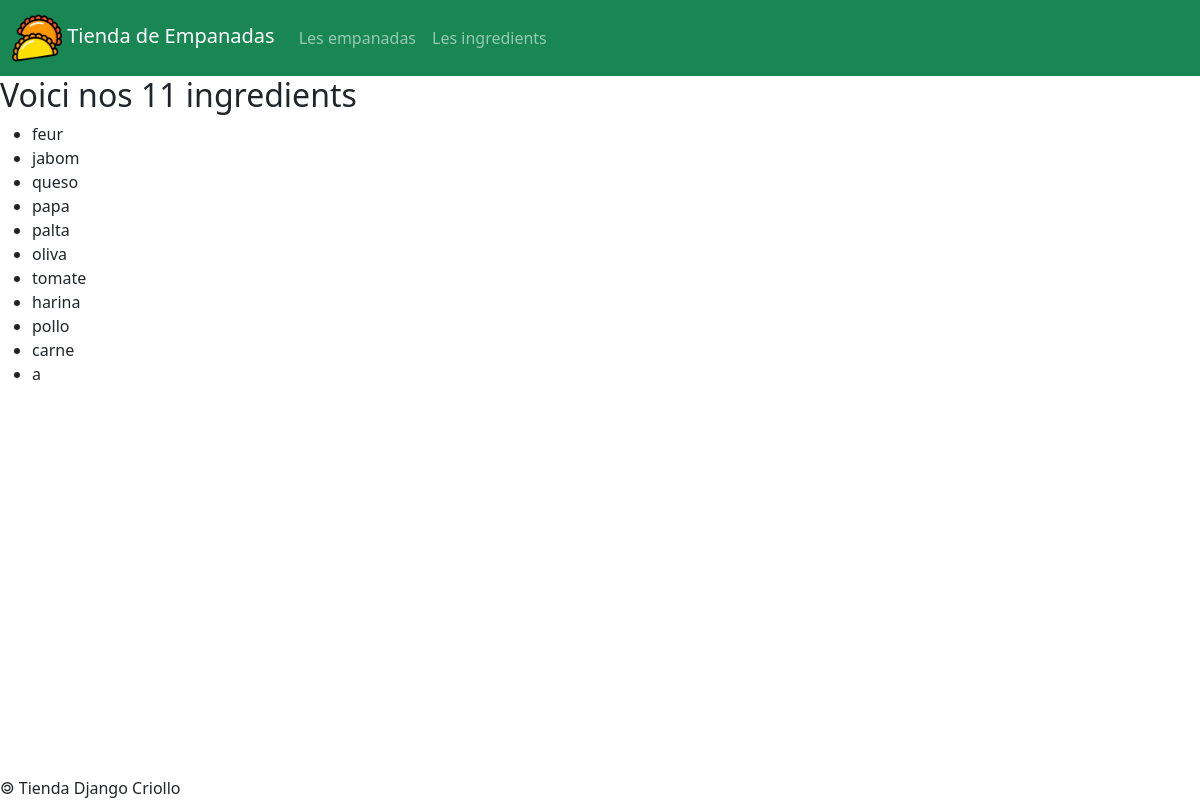
Before: /ingredients/ with the older database file.
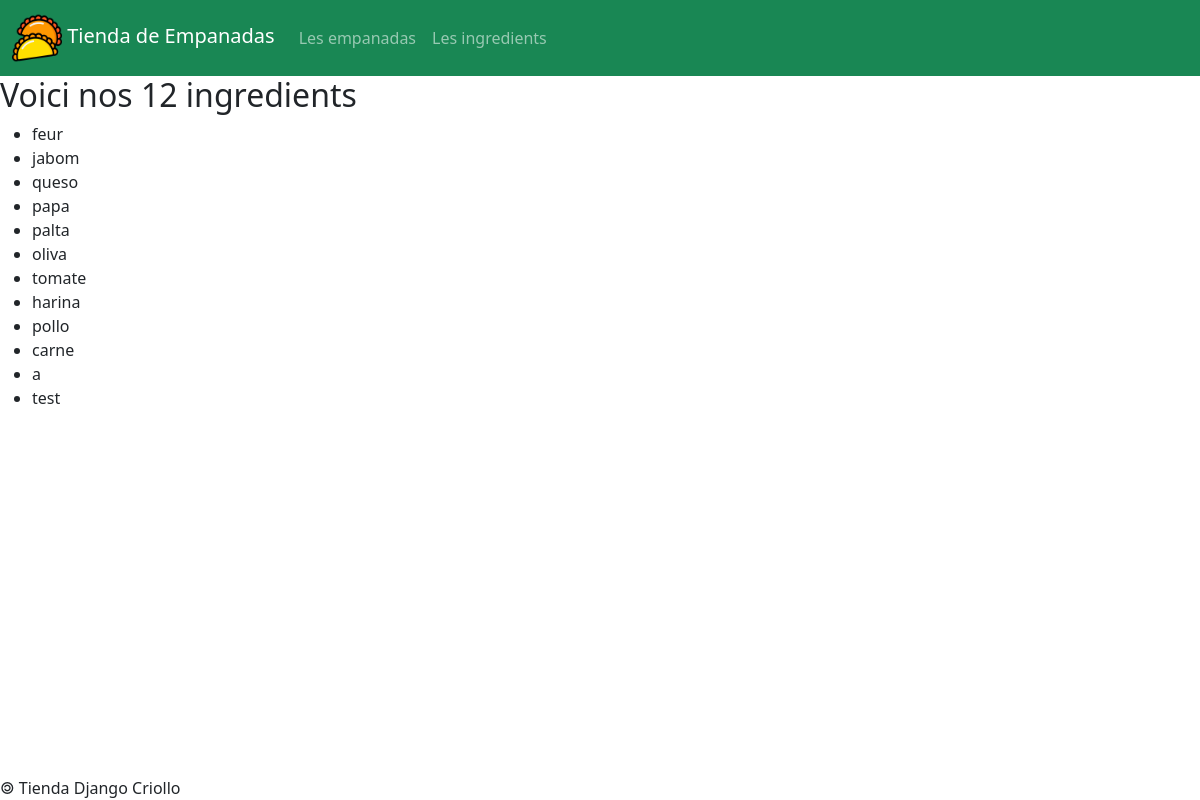
After: the same page with the newer database file.
### empanadas/models.py (models this page shows)
class Ingredient(models.Model):
    idIngredient = models.AutoField( primary_key = True )
    nomIngredient = models.CharField( max_length = 50 )
    def __str__(self) :
        return self.nomIngredient

### empanadas/views.py (the view)
# urls.py: path( 'ingredients/', views.ingredients),
def ingredients(request):
    lesIngredients = Ingredient.objects.all()
    return render(
            request,
            'empanadas/ingredients.html',
            {'ingredients' : lesIngredients}
            )

### empanadas/templates/empanadas/ingredients.html (shortened to what this page needs)
{% extends 'empanadas/base.html' %}
{% block main %}
<h2> Voici nos {{ingredients|length}} ingredients </h2>
<ul>
	{% for ing in ingredients %}
	<li> {{ing}} </li>
	{% endfor %}
</ul>
{% endblock %}

Changed rows visible on the page:
added Ingredient: nomIngredient "test"
Other visible differences:
{{ ingredients|length }}: "11" → "12"
